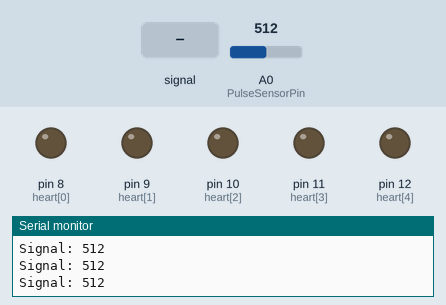
Recording of a sketch running on a simulated Arduino Uno, built with avr-gcc and run on an emulated ATmega328P. On the bench: output pins drawn as LEDs (lit = HIGH), the last lines printed to the serial monitor. Inputs (shaded band) come from the test bench; at power-on: A0 (PulseSensorPin) = 512.

Above: at 1.2 s.
1.3 s: A0 (PulseSensorPin) fed a 50 Hz sine of ±306 counts around its level
At 4.2 s:
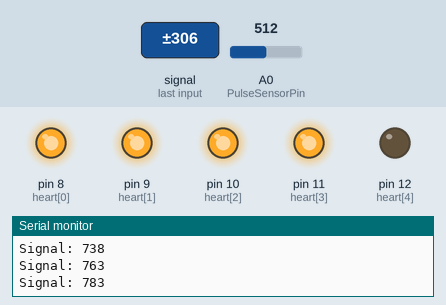
4.3 s: A0 (PulseSensorPin) set to 0
At 5.0 s:
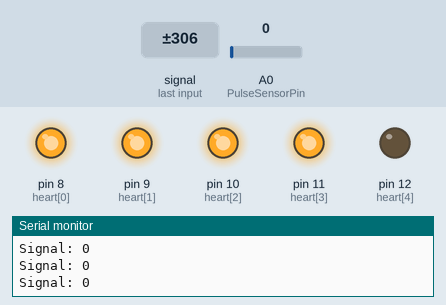
7.3 s: A0 (PulseSensorPin) set to 569
8.8 s: A0 (PulseSensorPin) set to 589
At 10.2 s:
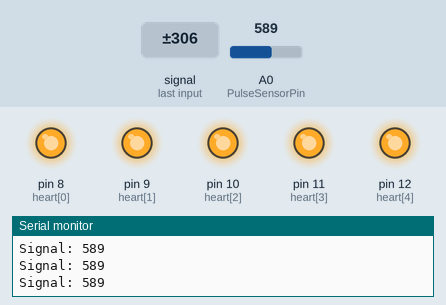
Timing chart, 0 to 11.3 s (numbered marks = the images above; inputs shaded):
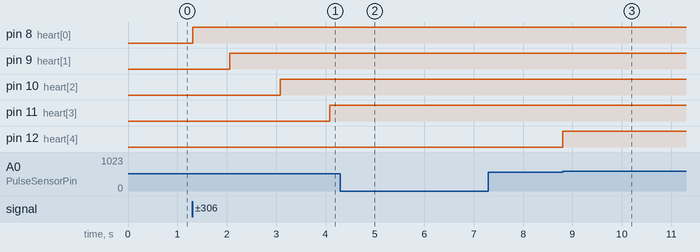

Measured:
- the behaviour switches between 580 and 581 on A0 (PulseSensorPin) (found by bisection; images 2 and 3)
- after the input at 1.3 s, pin 8 (heart[0]): LOW → HIGH at once; pin 9 (heart[1]): LOW → HIGH after 0.76 s; pin 10 (heart[2]): LOW → HIGH after 1.8 s; pin 11 (heart[3]): LOW → HIGH after 2.8 s
- after the input at 4.3 s, pin 12 (heart[4]): stays LOW (without the input it goes to HIGH after 0.78 s)
- after the input at 8.8 s, pin 12 (heart[4]): LOW → HIGH at once

The sketch:

PulseHeart.ino
```cpp
#define NUM_LEDS 5

int PulseSensorPin = 0;        // Single sensor
int heart[NUM_LEDS] = {8, 9, 10, 11, 12};

// FIFO queue
int userPulse[NUM_LEDS];       // Pulse value for each user slot
int threshold = 580;

int nextSlot = 0;              // FIFO pointer (0–4)
int userCounter = 1;           // User ID counter

unsigned long lastSignalTime = 0;
#define userGapTime 3000       // Remove user if no signal for 3 seconds
#define cooldown 500           // Wait 500ms before accepting new user

void setup() {
  for (int i = 0; i < NUM_LEDS; i++) {
    pinMode(heart[i], OUTPUT);
    userPulse[i] = 0;
  }

  Serial.begin(115200);
  Serial.println("System ready. Place finger on sensor...");
}

void loop() {
  int signal = analogRead(PulseSensorPin);

  Serial.println("Signal: " + String(signal));

  // If pulse detected
  if (signal > threshold) {
    unsigned long now = millis();

    // If enough time has passed since last signal, treat as NEW heart
    if (now - lastSignalTime > cooldown) {
      assignNewUser(signal);
    } else {
      // Same user: update their pulse
      updateCurrentUserPulse(signal);
    }

    lastSignalTime = now;
  }

  // Check for timeout (user removed finger)
  checkUserTimeout();

  // Update all LEDs
  updateLEDs();

  delay(20);
}

// Assign a new user to the next heart
void assignNewUser(int pulseValue) {
  userPulse[nextSlot] = pulseValue;

  Serial.print("User #");
  Serial.print(userCounter);
  Serial.print(" assigned to heart ");
  Serial.println(nextSlot + 1);

  userCounter++;
  nextSlot = (nextSlot + 1) % NUM_LEDS;  // Wrap around
}

// Update the current pulse value
void updateCurrentUserPulse(int pulseValue) {
  int currentSlot = (nextSlot - 1 + NUM_LEDS) % NUM_LEDS;  // Last assigned slot
  userPulse[currentSlot] = pulseValue;
}

// Clear slot if no signal for too long
void checkUserTimeout() {
  unsigned long now = millis();

  if (lastSignalTime > 0 && now - lastSignalTime > userGapTime) {
    Serial.println("User removed finger Slots retained.");
    lastSignalTime = 0;
  }
}

// Update all hearts based on user values
void updateLEDs() {
  for (int i = 0; i < NUM_LEDS; i++) {
    if (userPulse[i] > 0) {
      if (userPulse[i] > threshold) {
        digitalWrite(heart[i], HIGH);
      } else {
        digitalWrite(heart[i], LOW);
      }
    } else {
      digitalWrite(heart[i], LOW);
    }
  }
}
```
